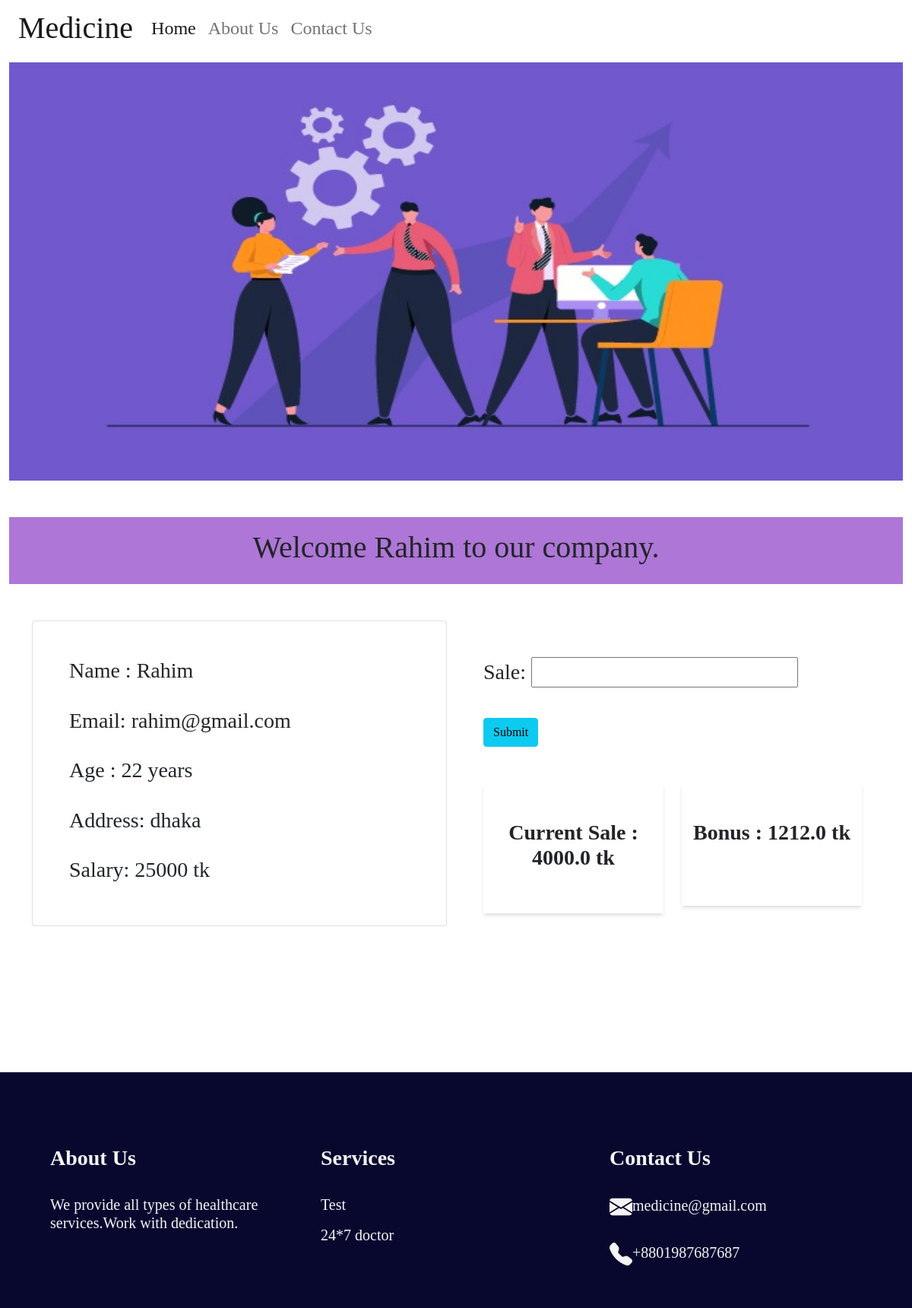
The app's page /employee (signed in) with its own data.
### Accounts/models.py (models this page shows)
class User(AbstractUser):
    is_admin=models.BooleanField('Is admin', default=False)
    is_employee=models.BooleanField('Is employee', default=False)
    Age=models.IntegerField(null=True,blank=True)
    Address=models.CharField(max_length=200,null=True,blank=True)
    Salary=models.IntegerField(null=True,blank=True)

### Accounts/views.py (the view)
# urls.py: path('employee' , views.employee , name='employee'),
def employee(request):
    if request.method == "POST":
        form=SaleForm(request.POST)
        if form.is_valid():
            instance=form.save(commit=False)
            instance.employee=request.user
            instance.save()
            return redirect('employee')
    else:
        form=SaleForm()
    price=Sale.objects.filter(employee=request.user).aggregate(total_sale=Sum('sale'))
    bonus_user=AddBonus.objects.filter(employee=request.user).aggregate(total_bonus=Sum('Bonus'))
    context={
        'price': price,
        'bonus_user': bonus_user,
        'saleform': form
    }
    return render(request, 'home.html',context)

### Accounts/forms.py
class SaleForm(ModelForm):
    class Meta:
        model=Sale
        fields=['sale']

### Accounts/templates/home.html (shortened to what this page needs)
{% extends 'index.html' %}
{% block content %}
<div class="container-fluid">
    <div class="top mt-5 py-3" style="background: rgb(174, 118, 214);">
    <h1 style="text-align: center;" > Welcome {{ user.username }} to our company. </h1>
    </div>
<div class="container my-10">
    <br>
    <br>
    <div class="row">
        <div class="col-md-6">
            <div class="card py-5 px-5">
                <h3> Name : {{ user.username }} </h3>
                <br>
                <h3> Email: {{ user.email }} </h3>
                <br>
                <h3> Age : {{ user.Age }} years</h3>
                <br>
                <h3> Address: {{ user.Address }} </h3>
                <br>
                <h3> Salary: {{ user.Salary }} tk</h3>
            </div>
        </div>
        <div class="col-md-6">
            <div class="container">
                <div class="addsale mt-5">
                    <form method="POST">
                        <h3>{{ saleform.as_p }}</h3>
                        <br>
                        <input type="submit" class="btn btn-info">
                    </form>
                </div>
                <br>
                <br>
                <div class="row">
                    <div class="col-md-6">
                        <div class="box py-5" style="text-align:center;box-shadow: rgba(0, 0, 0, 0.1) 0px 4px 6px -1px, rgba(0, 0, 0, 0.06) 0px 2px 4px -1px;">
                            <h3><b>Current Sale : {{ price.total_sale }} tk </b></h3>
                        </div>
                    </div>
                    <div class="col-md-6">
                        <div class="box py-5" style="text-align:center;box-shadow: rgba(0, 0, 0, 0.1) 0px 4px 6px -1px, rgba(0, 0, 0, 0.06) 0px 2px 4px -1px;">
                            <h3><b>Bonus  :  {{ bonus_user.total_bonus }} tk</b></h3>
                            <br>
                        </div>
                    </div>
                </div>
            </div>
        </div></div>
        <br>
        <br>
        <br>
        <br>
    </div>
<br>
<br>
</div>
{% endblock %}

### records on screen
User: username "Rahim", email "rahim@gmail.com", Age "22", Address "dhaka", Salary "25000"

### other values on screen
{{ price.total_sale }} "4000.0"
{{ bonus_user.total_bonus }} "1212.0"
